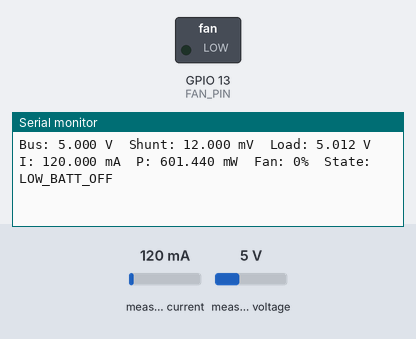
The sketch below on a simulated ESP32. On the bench: switched loads named in the sketch (green lamp = pin HIGH), the last lines printed to the serial monitor. The inputs (shaded band) are chosen by the test bench; at power-on: measured current 120 mA, measured voltage 5 V. Nothing arrives over Bluetooth unless stated; a phone connects over Bluetooth LE 3 s after start.

Above: at 2.2 s.
2.3 s: measured current set to 1000 mA
At 3.1 s:
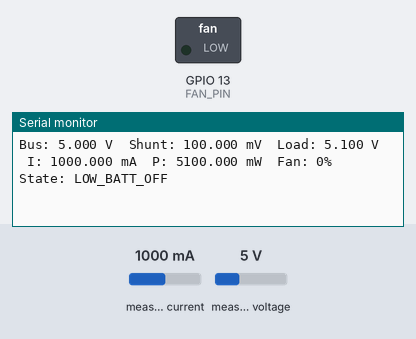
5.3 s: measured voltage set to 0.3 V
At 6.4 s:
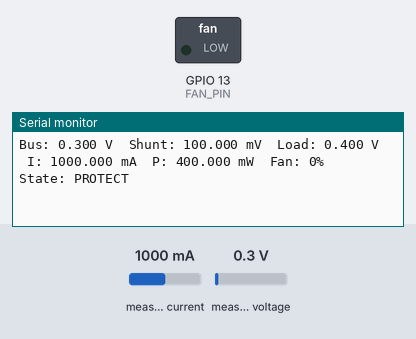

The sketch:

bluetooth_tx_starter_fan_loop.ino
```cpp
#include <Arduino.h>
#include <Wire.h>
#include <Adafruit_INA219.h>

#include <BLEDevice.h>
#include <BLEServer.h>
#include <BLEUtils.h>
#include <BLE2902.h>

#define SERVICE_UUID "12345678-1234-1234-1234-1234567890ab"
#define CHAR_UUID    "12345678-1234-1234-1234-1234567890ac"

Adafruit_INA219 ina219;
BLECharacteristic *characteristic;

bool connected = false;
bool restartAdvertising = false;

// Fan control
const int FAN_PIN = 13;

// Battery safety/control thresholds
const float BATTERY_CRITICAL_V = 3.20;


int fanDutyPercent = 0;

bool isCharging(float current_mA) {
  return current_mA < 0;
}

void setFanDuty(int dutyPercent) {
  dutyPercent = constrain(dutyPercent, 0, 100);

  int pwmValue = map(dutyPercent, 0, 100, 0, 255);
  analogWrite(FAN_PIN, pwmValue);

  fanDutyPercent = dutyPercent;
}

class ServerCallbacks : public BLEServerCallbacks {
  void onConnect(BLEServer*) {
    connected = true;
    Serial.println("Client connected");
  }

  void onDisconnect(BLEServer*) {
    connected = false;
    restartAdvertising = true;
    Serial.println("Client disconnected");
  }
};

void setup() {
  Serial.begin(115200);
  delay(1000);

  Wire.begin();

  if (!ina219.begin()) {
    Serial.println("Failed to find INA219 chip");
    while (1) {
      delay(10);
    }
  }

  Serial.println("INA219 initialized");

  pinMode(FAN_PIN, OUTPUT);
  setFanDuty(0);

  BLEDevice::init("Riya_ESP32_INA219");
  BLEDevice::setPower(ESP_PWR_LVL_P9);

  BLEServer *server = BLEDevice::createServer();
  server->setCallbacks(new ServerCallbacks());

  BLEService *service = server->createService(SERVICE_UUID);

  characteristic = service->createCharacteristic(
    CHAR_UUID,
    BLECharacteristic::PROPERTY_NOTIFY
  );

  characteristic->addDescriptor(new BLE2902());

  service->start();

  BLEAdvertising *advertising = BLEDevice::getAdvertising();
  advertising->addServiceUUID(SERVICE_UUID);
  advertising->setScanResponse(true);

  BLEDevice::startAdvertising();

  Serial.println("BLE advertising started");
}

void loop() {
  if (restartAdvertising) {
    delay(200);
    BLEDevice::startAdvertising();
    Serial.println("Advertising restarted");
    restartAdvertising = false;
  }

  float shunt_mV = ina219.getShuntVoltage_mV();
  float bus_V = ina219.getBusVoltage_V();
  float current_mA = ina219.getCurrent_mA();

  float battery_V = bus_V + (shunt_mV / 1000.0);
  float power_mW = battery_V * current_mA;

  String controlState;

  // ------------------------------------------------------------
  //CONTROL STRATEGY
  // ------------------------------------------------------------

  if (battery_V <= BATTERY_CRITICAL_V) {
    // Protect battery first
    setFanDuty(0);
    controlState = "PROTECT";
  }
  else if (isCharging(current_mA)) {
    // If solar panel is charging the battery, use more fan power
    setFanDuty(100);
    controlState = "CHARGING_FULL_FAN";
  }
  else {
    // Above critical, but still low: turn fan off to recover
    setFanDuty(0);
    controlState = "LOW_BATT_OFF";
  }

  char message[180];

  snprintf(
    message,
    sizeof(message),
    "Bus: %.3f V  Shunt: %.3f mV  Load: %.3f V  I: %.3f mA  P: %.3f mW  Fan: %d%%  State: %s",
    bus_V,
    shunt_mV,
    battery_V,
    current_mA,
    power_mW,
    fanDutyPercent,
    controlState.c_str()
  );

  Serial.println(message);

  if (connected) {
    characteristic->setValue(message);
    characteristic->notify();
  }

  delay(20);
}
```

Measured:
- after the input at 2.3 s, the serial monitor: prints a new line at once (image 1)
- after the input at 5.3 s, the serial monitor: prints a new line at once (image 2)
